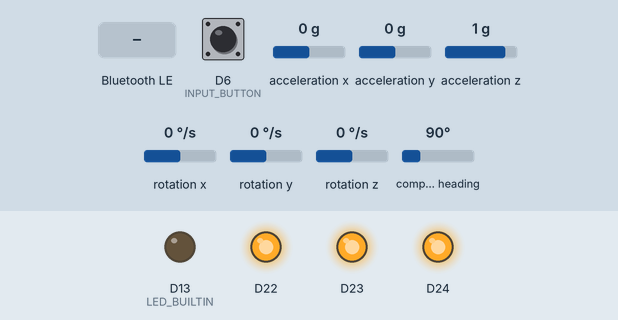
A sketch run on a simulated Arduino Nano 33 BLE. On the bench: output pins drawn as LEDs (lit = HIGH). The inputs (shaded band) are chosen by the test bench; at power-on: D6 (INPUT_BUTTON) LOW, acceleration x 0 g, acceleration y 0 g, acceleration z 1 g, rotation x 0 °/s, rotation y 0 °/s, rotation z 0 °/s, compass heading 90°. Nothing arrives over Bluetooth unless stated; a phone connects over Bluetooth LE 3 s after start.

Above: at 0.1 s.
At 3.8 s:
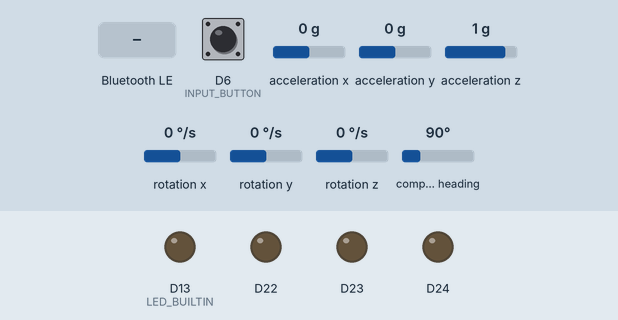
3.9 s: Bluetooth LE write "1" received
At 5.1 s:
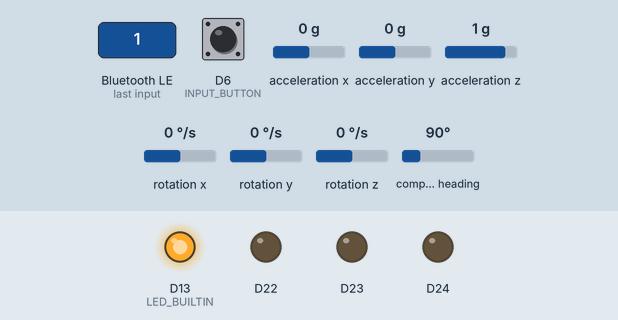
Timing chart, 0 to 6.9 s (numbered marks = the images above; inputs shaded):
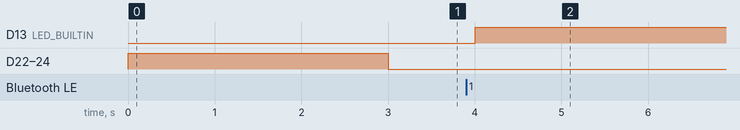

The sketch:

nano_ble_33.ino
```cpp
#include <ArduinoBLE.h>
#include <Arduino_BMI270_BMM150.h>
#include <Arduino_JSON.h>
#include <MadgwickAHRS.h>
#include <vector>

const char* DEVICE_NAME = "UIC - Arduino Nano";
const char* IMU_SERVICE_UUID = "0000AAA0-0000-1000-8000-00805f9b34fb";
const char* SENSOR_FUSION_PRY_UUID = "0000AAA1-0000-1000-8000-00805f9b34fb";
const char* ANGLE_MESURING_OBSERVER_UUID = "0000AAA2-0000-1000-8000-00805f9b34fb";
const char* ACK_TYPE_CONN_UUID = "0000AAB0-0000-1000-8000-00805f9b34fb";
const char* ACK_DATA_LINE_UUID = "0000AAB1-0000-1000-8000-00805f9b34fb";
const char* ACK_HANDSHAKE_UUID = "0000AAB2-0000-1000-8000-00805f9b34fb";
const char* ACK_RECORDING_OBSERVER_UUID = "0000AAB3-0000-1000-8000-00805f9b34fb";
const uint8_t IMU_REFRESH_RATE = 15;
const uint8_t ACK_REFRESH_RATE = 2;
const uint8_t INPUT_BUTTON = 6;
const uint32_t SECOND_IN_MICROS = 1000000;
const uint32_t BUTTON_TIMEOUT = 250000;
const uint32_t ACK_TIMEOUT = (SECOND_IN_MICROS / ACK_REFRESH_RATE) * 3;

uint8_t prevButtonVal = -1;
int16_t ackPackageID, ackReceivedID;
uint32_t microsPreviousIMU, microsPreviousACK, startRecordingMicros, prevPressedBtnMicros = 0,prevSendedPackageTimeStamp = 0;
float pitch, roll, yaw, aX, aY, aZ, gX, gY, gZ, mX, mY, mZ;
bool isRecording = false, waitingForResponse = false, isMeasuring = false;

BLEService imuService(IMU_SERVICE_UUID);
BLEStringCharacteristic sensorFusionPRY(SENSOR_FUSION_PRY_UUID, BLERead | BLENotify, 1000);
BLEBooleanCharacteristic angleMesuringObserver(ANGLE_MESURING_OBSERVER_UUID, BLERead | BLEWrite | BLENotify);
BLEService ackTypeConn(ACK_TYPE_CONN_UUID);
BLEStringCharacteristic ackDataLine(ACK_DATA_LINE_UUID, BLERead | BLENotify, 1000);
BLEUnsignedIntCharacteristic ackHandshakeLine(ACK_HANDSHAKE_UUID, BLERead | BLEWrite | BLENotify);
BLEBooleanCharacteristic recordingObserver(ACK_RECORDING_OBSERVER_UUID, BLERead | BLEWrite | BLENotify);

Madgwick madgwickFilter;
std::vector<JSONVar> ackMemory;

void setup() {
    Serial.begin(9600);
    initBLE();
    initIMU();
    initDigital();
    madgwickFilter.begin(IMU_REFRESH_RATE);

}

void loop() {
    BLEDevice webApp = BLE.central();
    if (webApp) {
        handleConection();
        while (webApp.connected()) {
            handleIMU();
            handleACK();
            ackConfirmationReceiver();
            sendAckPackage();
            ackRespondingTimeOutController();
            recordingReceiver();
            inputBtnReceiver();
        }
        handleDisconection();
    }
    BLE.poll();
}

void initBLE(){
    if (!BLE.begin()) {
        Serial.println(F("Starting Bluetooth® Low Energy failed!"));
        while (1);
    }
    BLE.setLocalName(DEVICE_NAME);
    BLE.setDeviceName(DEVICE_NAME);
    BLE.setAdvertisedService(imuService);
    BLE.setAdvertisedService(ackTypeConn);
    imuService.addCharacteristic(sensorFusionPRY);
    imuService.addCharacteristic(angleMesuringObserver);
    ackTypeConn.addCharacteristic(ackDataLine);
    ackTypeConn.addCharacteristic(ackHandshakeLine);
    ackTypeConn.addCharacteristic(recordingObserver);
    BLE.addService(imuService);
    BLE.addService(ackTypeConn);
    BLE.advertise();
}

void initIMU(){
    if (!IMU.begin()) {
        Serial.println(F("Starting IMU failed!"));
        while(1);
    }
}

void initDigital(){
    pinMode(INPUT_BUTTON, INPUT);
    pinMode(LEDR, OUTPUT);
    pinMode(LEDG, OUTPUT);
    pinMode(LEDB, OUTPUT);
    pinMode(LED_BUILTIN, OUTPUT);
    digitalWrite(LEDR, HIGH);
    digitalWrite(LEDG, HIGH);
    digitalWrite(LEDB, HIGH);
    digitalWrite(LED_BUILTIN, LOW);
}

void handleConection(){
    microsPreviousIMU = micros();
    microsPreviousACK = micros();
    turnLEDon(1);
}

void handleDisconection(){
    turnLEDon(0);
    digitalWrite(LED_BUILTIN, LOW);
    ackMemory.clear();
    isRecording = false;
    isMeasuring = false;
    waitingForResponse = false;
    prevButtonVal = -1;
}

void handleIMU() {
    if (micros() - microsPreviousIMU >= (SECOND_IN_MICROS / IMU_REFRESH_RATE)) {
        imuDataReader();
        imuCalibration();
        imuSensorFusion();
        sendImuData();
        microsPreviousIMU += (SECOND_IN_MICROS / IMU_REFRESH_RATE);
    }
}

void handleACK(){
    if (micros() - microsPreviousACK >= (SECOND_IN_MICROS / ACK_REFRESH_RATE)) {
        ackDataGetter();
        microsPreviousACK += (SECOND_IN_MICROS / ACK_REFRESH_RATE);
    }
}

void imuDataReader() {
    if (IMU.accelerationAvailable() && IMU.gyroscopeAvailable() && IMU.magneticFieldAvailable()) {
        IMU.readAcceleration(aX, aY, aZ);
        IMU.readGyroscope(gX, gY, gZ);
        IMU.readMagneticField(mX, mY, mZ);
    }
}

void imuCalibration(){
    aX += 0;
    aY += 0;
    aZ += 0;
    gX += 0;
    gY += 0;
    gZ += 0;
    mX += 0;
    mY += 0;
    mZ += 0;
}

void imuSensorFusion(){
    madgwickFilter.update(-gX, gY, gZ, -aX, aY, aZ, mX, mY, mX);
    pitch = madgwickFilter.getPitch();
    roll = madgwickFilter.getRoll();
    yaw = madgwickFilter.getYaw();
}

void sendImuData(){
    JSONVar sensorData;
    sensorData["pitch"] = pitch;
    sensorData["roll"] = roll;
    sensorData["yaw"] = yaw;
    sensorData["isMeasuring"] = isMeasuring;
    sensorFusionPRY.writeValue(JSON.stringify(sensorData));
}

void turnLEDon(bool isOn){
    digitalWrite(LEDR, !isOn);
    digitalWrite(LEDG, !isOn);
    digitalWrite(LEDB, !isOn);
}

void ackDataGetter(){
    if (isRecording) {
        JSONVar ackData;
        ackData["id"] = ackPackageID++;
        ackData["micros"] = micros() - startRecordingMicros;
        ackData["pitch"] = pitch;
        ackData["roll"] = roll;
        ackData["yaw"] = yaw;
        ackData["isMeasuring"] = isMeasuring;
        ackMemory.push_back(ackData);
    }
}

void sendAckPackage() {
    if (!ackMemory.empty() && !waitingForResponse) {
        JSONVar package = ackMemory.front();
        package["waitingPackages"] = ackMemory.size()-1;
        ackDataLine.writeValue(JSON.stringify(package));
        waitingForResponse = true;
        prevSendedPackageTimeStamp = micros();
        digitalWrite(LED_BUILTIN, HIGH);
    }
}

void recordingReceiver() {
    if (recordingObserver.written()) {
        isRecording = recordingObserver.value();
        if (isRecording){
            ackMemory.clear();
            ackMemory.shrink_to_fit();
            startRecordingMicros = micros();
            waitingForResponse = false;
            prevSendedPackageTimeStamp = 0;
            ackPackageID = 0;
            ackReceivedID = -1;
        }
    }
}

void ackConfirmationReceiver() {
    if (ackHandshakeLine.written()) {
        int16_t receivedID = ackHandshakeLine.value();
        if(receivedID != ackReceivedID) {
          ackMemory.erase(ackMemory.begin());
          ackReceivedID = receivedID;
        }
        waitingForResponse = false;
        digitalWrite(LED_BUILTIN, LOW);
    }
}

void ackRespondingTimeOutController(){
    if (prevSendedPackageTimeStamp != 0 && micros() >= (prevSendedPackageTimeStamp + ACK_TIMEOUT) && waitingForResponse){
        waitingForResponse = false;
        prevSendedPackageTimeStamp = 0;
    }
}

void inputBtnReceiver(){
    int buttonVal = digitalRead(INPUT_BUTTON);
    if (prevButtonVal != -1){
        if(prevButtonVal == LOW && buttonVal == HIGH && (prevPressedBtnMicros + BUTTON_TIMEOUT) < micros()){
            isMeasuring = !isMeasuring;
            prevPressedBtnMicros = micros();
        }
    }
    prevButtonVal = buttonVal;
}
```

Measured:
- after the input at 3.9 s, D13 (LED_BUILTIN): LOW → HIGH after 0.11 s
